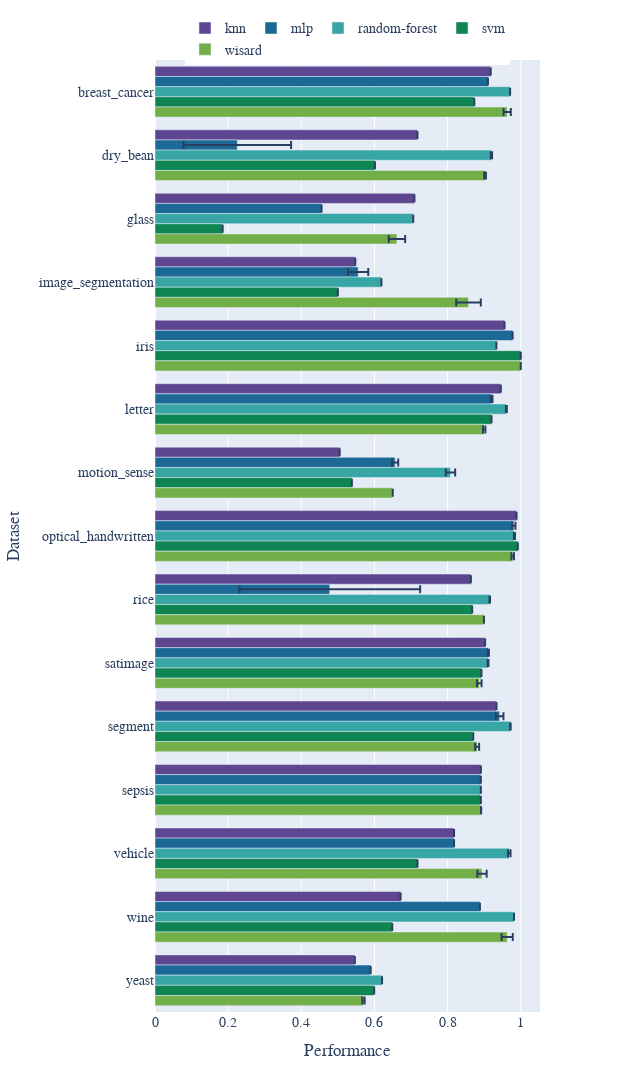

The cell this chart's notebook holds for it:
### Code cell
# Assume 'results' DataFrame with columns: 'dataset', 'model', 'accuracy'

# Create a grouped horizontal bar chart for accuracy per model and dataset with reversed bar groups
fig_grouped_bar = px.bar(
    best_metric_df,
    y="dataset",
    x="metric",
    error_x="metric_std",
    color="model",
    #  title='Metric Comparison by Model and Dataset',
    labels={"metric": "Performance", "dataset": "Dataset", "model": ""},
    barmode="group",
    orientation='h',
    color_discrete_sequence=px.colors.qualitative.Prism,
)


# Reverse the order of the bar groups
fig_grouped_bar.update_layout(
    yaxis=dict(autorange="reversed"),
)

# Display the plot
fig_grouped_bar.update_layout(
    legend=dict(
        orientation="h", yanchor="top", y=1.05, xanchor="center", x=0.5
    ),
    height=1200,
    width=2480 / 4,
    font=dict(family="Times New Roman", size=14),
)

write_figure("models_performance_horizontal.pdf", fig_grouped_bar)
fig_grouped_bar.show()

### Figure 1 — Plotly figure (JSON) as saved in the notebook; plotly's stock layout.template omitted (floating-point values rounded to 4 significant figures)
{"data": [{"alignmentgroup": "True", "error_x": {"array": [0, 0, 0, 0, 0, 0, 0, 0, 0, 0, 0, 0, 0, 0, 0]}, "hovertemplate": "=knn<br>Performance=%{x}<br>Dataset=%{y}<extra></extra>", "legendgroup": "knn", "marker": {"color": "rgb(95, 70, 144)", "pattern": {"shape": ""}}, "name": "knn", "offsetgroup": "knn", "orientation": "h", "showlegend": true, "textposition": "auto", "type": "bar", "x": [0.9179, 0.7175, 0.7093, 0.5476, 0.9556, 0.9455, 0.5049, 0.9884, 0.8637, 0.9025, 0.9336, 0.891, 0.8176, 0.6714, 0.5464], "xaxis": "x", "y": ["breast_cancer", "dry_bean", "glass", "image_segmentation", "iris", "letter", "motion_sense", "optical_handwritten", "rice", "satimage", "segment", "sepsis", "vehicle", "wine", "yeast"], "yaxis": "y"}, {"alignmentgroup": "True", "error_x": {"array": [0, 0.147, 0, 0.02749, 0, 0.002242, 0.008453, 0.004483, 0.2472, 0.001322, 0.01041, 0, 0, 0, 0]}, "hovertemplate": "=mlp<br>Performance=%{x}<br>Dataset=%{y}<extra></extra>", "legendgroup": "mlp", "marker": {"color": "rgb(29, 105, 150)", "pattern": {"shape": ""}}, "name": "mlp", "offsetgroup": "mlp", "orientation": "h", "showlegend": true, "textposition": "auto", "type": "bar", "x": [0.9103, 0.2251, 0.4554, 0.5556, 0.9778, 0.9205, 0.6565, 0.981, 0.4777, 0.9116, 0.9423, 0.8909, 0.8176, 0.8884, 0.5896], "xaxis": "x", "y": ["breast_cancer", "dry_bean", "glass", "image_segmentation", "iris", "letter", "motion_sense", "optical_handwritten", "rice", "satimage", "segment", "sepsis", "vehicle", "wine", "yeast"], "yaxis": "y"}, {"alignmentgroup": "True", "error_x": {"array": [0, 0.001719, 0, 0, 0, 0.001229, 0.01282, 0.001361, 0.0007729, 0.001053, 0.0008331, 2.613e-05, 0.003396, 0, 0]}, "hovertemplate": "=random-forest<br>Performance=%{x}<br>Dataset=%{y}<extra></extra>", "legendgroup": "random-forest", "marker": {"color": "rgb(56, 166, 165)", "pattern": {"shape": ""}}, "name": "random-forest", "offsetgroup": "random-forest", "orientation": "h", "showlegend": true, "textposition": "auto", "type": "bar", "x": [0.9709, 0.9198, 0.706, 0.619, 0.9333, 0.9607, 0.8078, 0.9828, 0.9153, 0.9106, 0.9716, 0.8908, 0.9686, 0.9816, 0.6207], "xaxis": "x", "y": ["breast_cancer", "dry_bean", "glass", "image_segmentation", "iris", "letter", "motion_sense", "optical_handwritten", "rice", "satimage", "segment", "sepsis", "vehicle", "wine", "yeast"], "yaxis": "y"}, {"alignmentgroup": "True", "error_x": {"array": [0, 0, 0, 0, 0, 0, 0, 0, 0, 0, 0, 0, 0, 0, 0]}, "hovertemplate": "=svm<br>Performance=%{x}<br>Dataset=%{y}<extra></extra>", "legendgroup": "svm", "marker": {"color": "rgb(15, 133, 84)", "pattern": {"shape": ""}}, "name": "svm", "offsetgroup": "svm", "orientation": "h", "showlegend": true, "textposition": "auto", "type": "bar", "x": [0.8731, 0.6014, 0.185, 0.5, 1, 0.92, 0.5382, 0.992, 0.8672, 0.8925, 0.8701, 0.8909, 0.7176, 0.6486, 0.5992], "xaxis": "x", "y": ["breast_cancer", "dry_bean", "glass", "image_segmentation", "iris", "letter", "motion_sense", "optical_handwritten", "rice", "satimage", "segment", "sepsis", "vehicle", "wine", "yeast"], "yaxis": "y"}, {"alignmentgroup": "True", "error_x": {"array": [0.009982, 0.002281, 0.02243, 0.03367, 0, 0.003247, 0, 0.003462, 1.11e-16, 0.006191, 0.005442, 0.0002268, 0.01271, 0.01532, 0.003149]}, "hovertemplate": "=wisard<br>Performance=%{x}<br>Dataset=%{y}<extra></extra>", "legendgroup": "wisard", "marker": {"color": "rgb(115, 175, 72)", "pattern": {"shape": ""}}, "name": "wisard", "offsetgroup": "wisard", "orientation": "h", "showlegend": true, "textposition": "auto", "type": "bar", "x": [0.9628, 0.9024, 0.6615, 0.8571, 1, 0.9001, 0.65, 0.978, 0.8994, 0.8867, 0.8807, 0.8916, 0.8941, 0.9629, 0.57], "xaxis": "x", "y": ["breast_cancer", "dry_bean", "glass", "image_segmentation", "iris", "letter", "motion_sense", "optical_handwritten", "rice", "satimage", "segment", "sepsis", "vehicle", "wine", "yeast"], "yaxis": "y"}], "layout": {"barmode": "group", "font": {"family": "Times New Roman", "size": 14}, "height": 1200, "legend": {"orientation": "h", "title": {"text": ""}, "tracegroupgap": 0, "x": 0.5, "xanchor": "center", "y": 1.05, "yanchor": "top"}, "margin": {"t": 60}, "width": 620, "xaxis": {"anchor": "y", "domain": [0, 1], "title": {"text": "Performance"}}, "yaxis": {"anchor": "x", "autorange": "reversed", "domain": [0, 1], "title": {"text": "Dataset"}}}}
